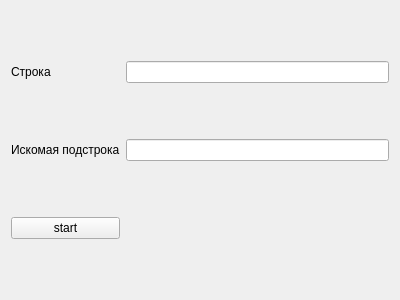
<?xml version="1.0" encoding="UTF-8"?>
<ui version="4.0">
 <class>Form</class>
 <widget class="QWidget" name="Form">
  <property name="geometry">
   <rect>
    <x>0</x>
    <y>0</y>
    <width>400</width>
    <height>300</height>
   </rect>
  </property>
  <property name="windowTitle">
   <string>Form</string>
  </property>
  <layout class="QGridLayout" name="gridLayout">
   <item row="1" column="1">
    <widget class="QLabel" name="label_2">
     <property name="text">
      <string>Искомая подстрока</string>
     </property>
    </widget>
   </item>
   <item row="0" column="1">
    <widget class="QLabel" name="label">
     <property name="text">
      <string>Строка</string>
     </property>
    </widget>
   </item>
   <item row="1" column="2">
    <widget class="QLineEdit" name="sub_str"/>
   </item>
   <item row="0" column="2">
    <widget class="QLineEdit" name="str"/>
   </item>
   <item row="2" column="2">
    <widget class="QLabel" name="result">
     <property name="text">
      <string/>
     </property>
    </widget>
   </item>
   <item row="2" column="1">
    <widget class="QPushButton" name="pushButton">
     <property name="text">
      <string>start</string>
     </property>
    </widget>
   </item>
  </layout>
 </widget>
 <resources/>
 <connections/>
</ui>
